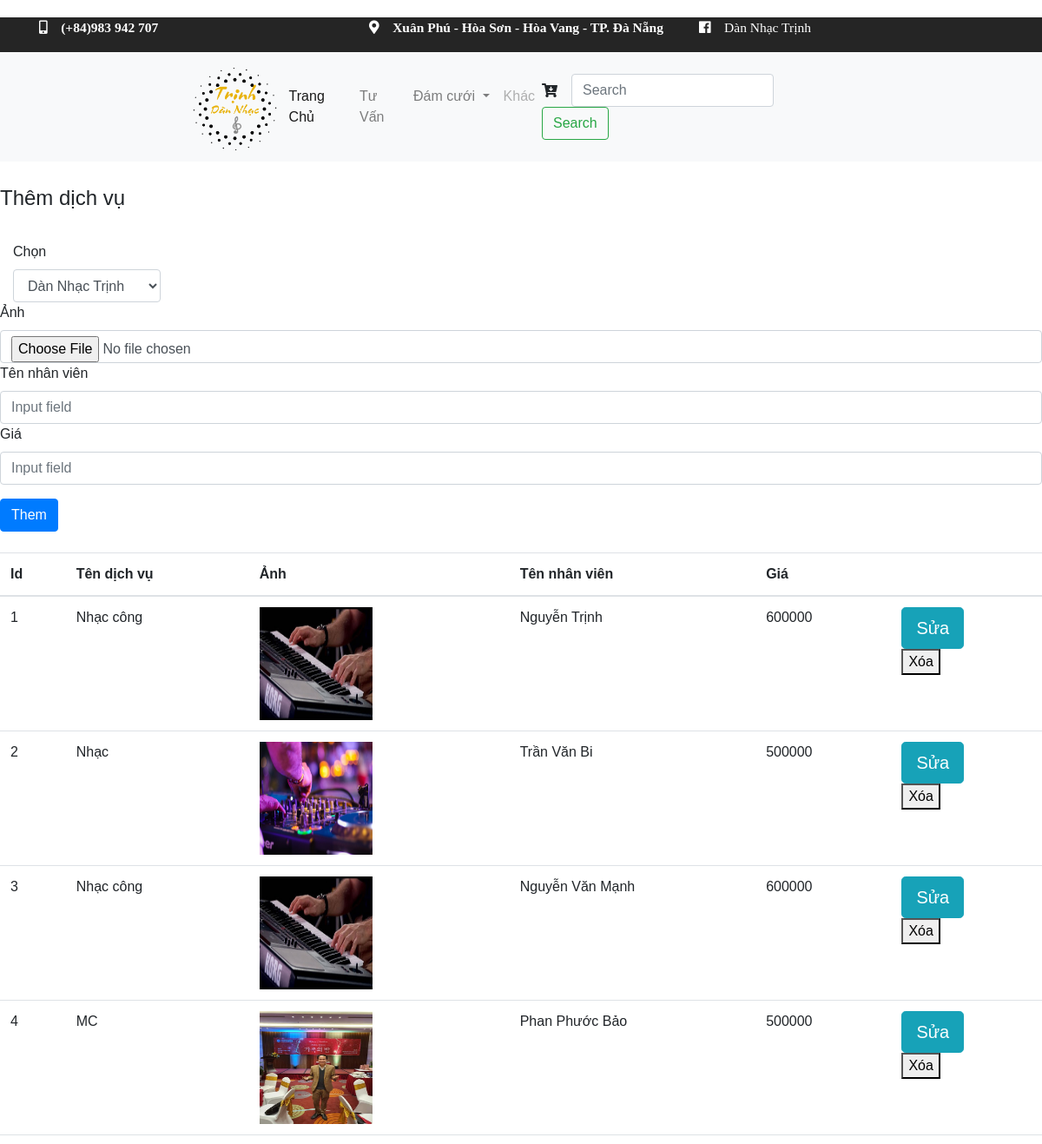
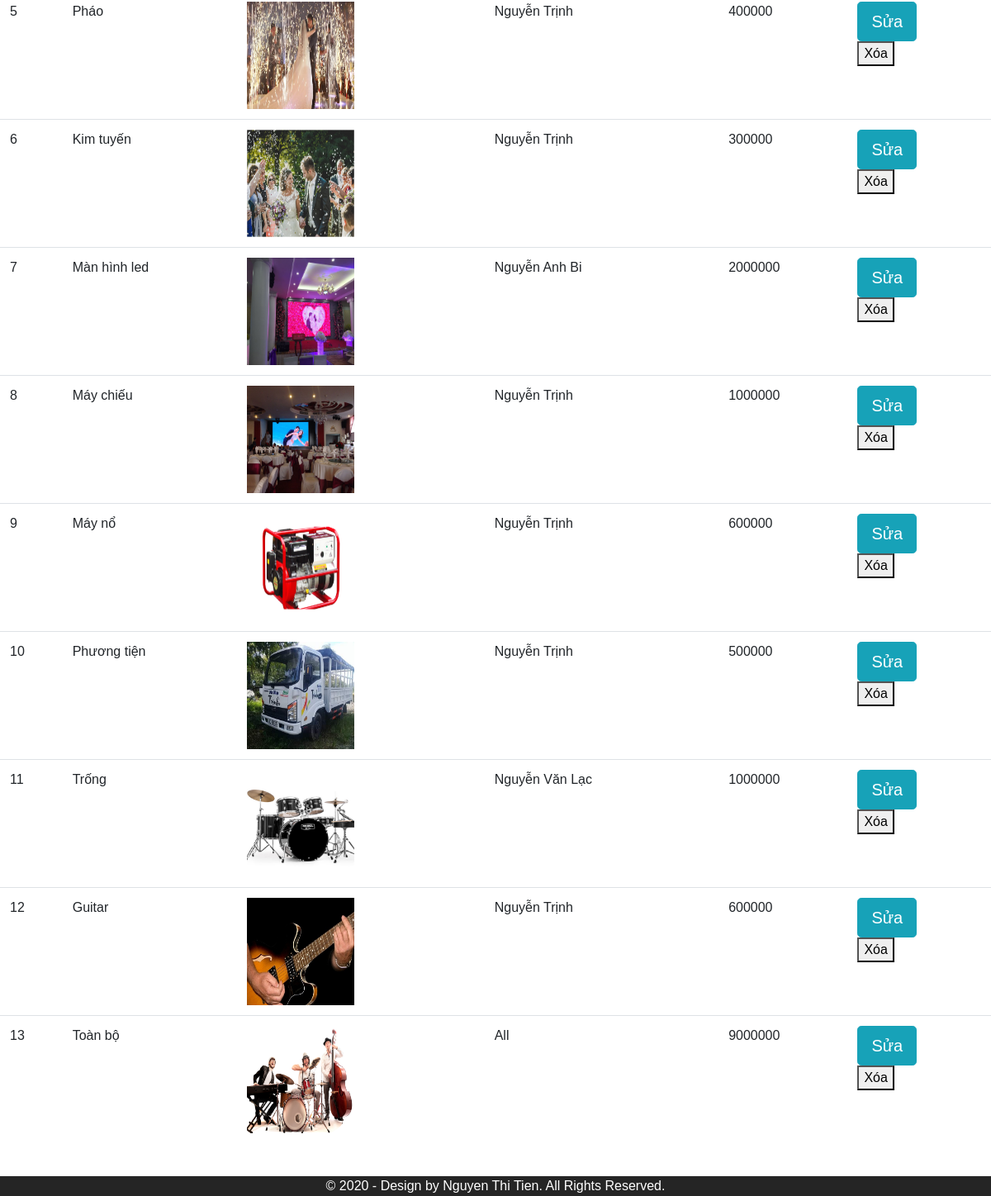
Screenshot of /Php/themdv.php with the database file from the repository (2 pictures, top to bottom).
### tables this page shows
create table service1(
 id int auto_increment primary key,
 names varchar(255),
 images varchar(255),
 emp varchar(255),
 price varchar(255),
 content varchar(255)
 );

### Php/database.php (called while the page is built, shortened)
<?php
$db = new mysqli("localhost", "root", "", "DanNhac");
   ?>
<?php
$sql4 = "SELECT * from service1";
$result4 = $db->query($sql4)->fetch_all();
?>

### Php/themdv.php (the view, shortened to what this page needs)
<!DOCTYPE html>
<html>
<head>
	<link rel="stylesheet" href="https://stackpath.bootstrapcdn.com/bootstrap/4.4.1/css/bootstrap.min.css">
	<link rel="stylesheet" href="https://use.fontawesome.com/releases/v5.0.7/css/all.css">
	<link rel="stylesheet" type="text/css" href="../Css/style.css">
</head>
<body>
	<div  style="background-color: #252525; color:white; width: 100%; height: 40px; font-size: 15.5px;" >
		<div class="container">
			<div class="row">
				<div class="col-sm-4">
					<i class="fas fa-mobile-alt">&emsp;(+84)983 942 707</i>
				</div>
				<div class="col-sm-4">
					<i class="fas fa-map-marker-alt">&emsp;Xuân Phú - Hòa Sơn - Hòa Vang - TP. Đà Nẵng</i>
				</div>
				<div class="col-sm-4">
					<i class="fab fa-facebook">&emsp;Dàn Nhạc Trịnh</i>
				</div>
			</div>
		</div>
	</div>
	<nav  class="navbar navbar-expand-lg navbar-light bg-light">
		<img style="margin-left: 200px;" src="../Img/logo.png" width="110px;" height="110px;" alt="">
		<div class="collapse navbar-collapse" id="navbarSupportedContent">
			<ul class="navbar-nav mr-auto">
				<li class="nav-item active">
					<a class="nav-link" href="../Php/admin.php">Trang Chủ <span class="sr-only">(current)</span></a>
				</li>
				<li class="nav-item">
					<a class="nav-link" href="#">Tư Vấn</a>
				</li>
				<li class="nav-item dropdown">
					<a class="nav-link dropdown-toggle" href="#" id="navbarDropdown" role="button" data-toggle="dropdown" aria-haspopup="true" aria-expanded="false">
						Đám cưới
					</a>
				</li>
				<li class="nav-item">
					<a class="nav-link disabled" href="#">Khác</a>
				</li>
			</ul>
			<form class="form-inline my-2 my-lg-0">
				<i class="fas fa-cart-arrow-down"></i>&emsp;
				<input class="form-control mr-sm-2" type="search" placeholder="Search" aria-label="Search">
				<button style="margin-right: 240px" class="btn btn-outline-success my-2 my-sm-0" type="submit">Search</button>
			</form>
		</div>
	</nav>
	<br>
	<form action="themdv.php" method="POST" role="form">
		<legend>Thêm dịch vụ</legend>
		<div class="form-group">
			<div class="col-sm-2">
				<label for="">Chọn</label>
				<select name="select" id="input" class="form-control" required="required">
					<option value="audi" selected>Dàn Nhạc Trịnh</option>
				</select>
			</div>
			<label for="">Ảnh</label>
			<input type="file" class="form-control" name="anhdv" id="" placeholder="Input field">
			<label for="">Tên nhân viên</label>
			<input type="text" class="form-control" name="tennv" id="" placeholder="Input field">
			<label for="">Giá</label>
			<input type="text" class="form-control" name="giadv" id="" placeholder="Input field">
		</div>
		<div style="display: flex;">
			<button type="submit" name="themdv" class="btn btn-primary">Them</button>
		</div>
	</form>
	<br>
	<?php include 'database.php';?>
	<table class="table table-hover">
		<tr>
			<th>Id</th>
			<th>Tên dịch vụ</th>
			<th>Ảnh</th>
			<th>Tên nhân viên</th>
			<th>Giá</th>
			<th></th>
		</tr>
		<tbody>
			<?php include 'database.php';?>
			<form method="POST">
				<?php
				for ($i=0; $i < count($result4)  ; $i++) {
					?>
					<tr>
						<td><?php  echo $result4[$i][0]; ?></td>
						<td><?php  echo $result4[$i][1]; ?></td>
						<td style="width: 300px"><img style="width: 130px; height: 130px" src="../Img/<?php  echo $result4[$i][2]; ?>"></td>
						<td><?php  echo $result4[$i][3]; ?></td>
						<td><?php  echo $result4[$i][4]; ?></td>
						<td>
							<form method="post" action="suadv.php"><button name="sua1" type="submit" class="btn btn-info btn-lg" value=<?php echo $result4[$i][0] ?>>Sửa</button>
							</form>
						<form method="post"><button type="submit" name="xoa" value=<?php echo $result4[$i][0] ?>> Xóa</button></form></td>
					</tr>
				<?php } ?>
			</form>
		</tbody>
	</table>
	<br>
	<center><div style="background-color: #252525;color: white;"> &copy; 2020 - Design by Nguyen Thi Tien. All Rights Reserved.</div></center>
</body>
</html>

### Css/style.css (style rules this page uses)
ul { list-style-type: none; }
body { font-family: Verdana, sans-serif; }
body { padding-top:20px; }

### rows the page displays
service1: id "1", names "Nhạc công", images (picture), emp "Nguyễn Trịnh", price "600000"
service1: id "2", names "Nhạc", images (picture), emp "Trần Văn Bi", price "500000"
service1: id "3", names "Nhạc công", images (picture), emp "Nguyễn Văn Mạnh", price "600000"
service1: id "4", names "MC", images (picture), emp "Phan Phước Bảo", price "500000"
service1: id "5", names "Pháo", images (picture), emp "Nguyễn Trịnh", price "400000"
service1: id "6", names "Kim tuyến", images (picture), emp "Nguyễn Trịnh", price "300000"
service1: id "7", names "Màn hình led", images (picture), emp "Nguyễn Anh Bi", price "2000000"
service1: id "8", names "Máy chiếu", images (picture), emp "Nguyễn Trịnh", price "1000000"
service1: id "9", names "Máy nổ", images (picture), emp "Nguyễn Trịnh", price "600000"
service1: id "10", names "Phương tiện", images (picture), emp "Nguyễn Trịnh", price "500000"
service1: id "11", names "Trống", images (picture), emp "Nguyễn Văn Lạc", price "1000000"
service1: id "12", names "Guitar", images (picture), emp "Nguyễn Trịnh", price "600000"
service1: id "13", names "Toàn bộ", images (picture), emp "All", price "9000000"
